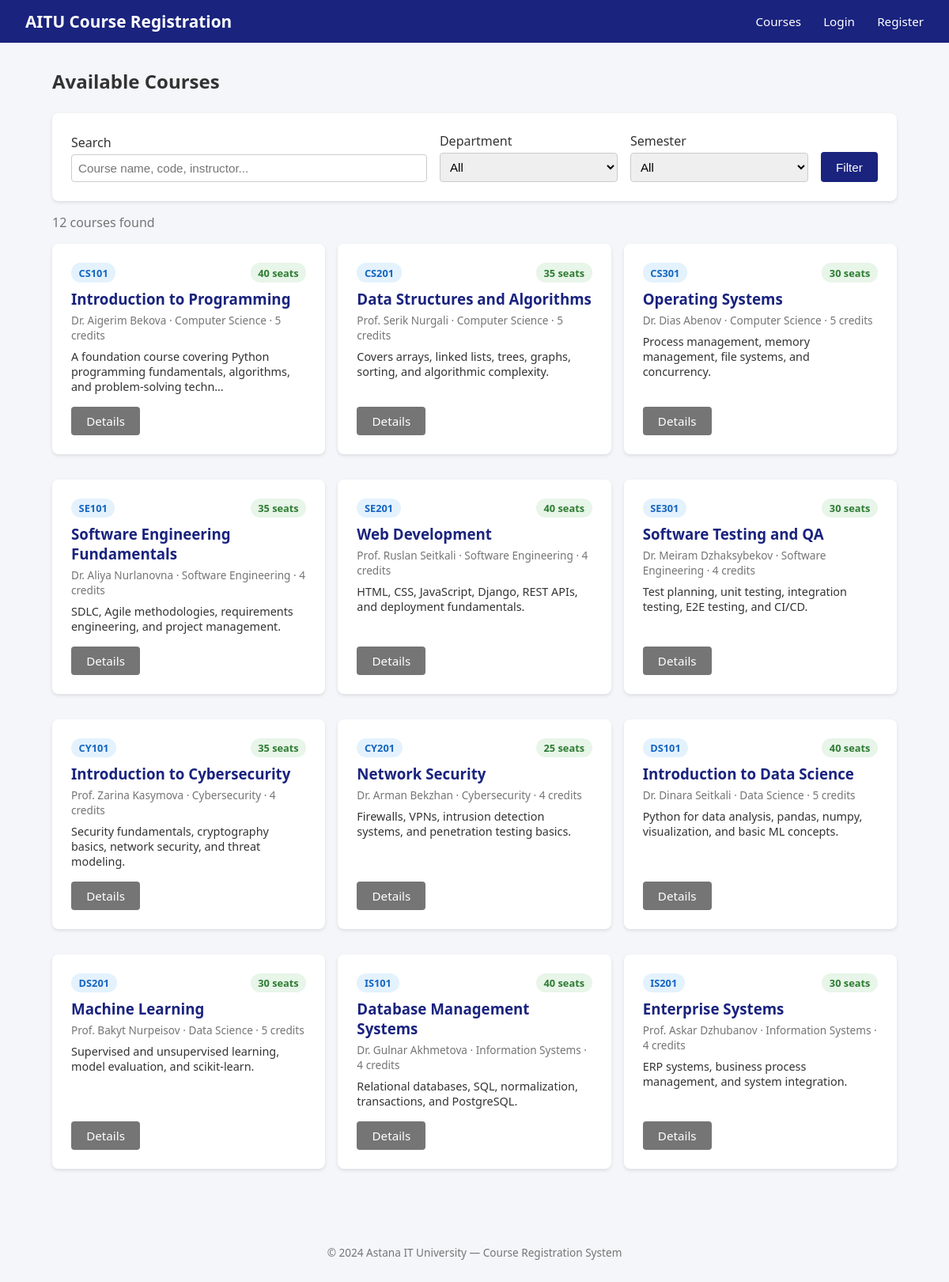
Page /courses/ on the committed database.
### courses/models.py (models this page shows, shortened)
class Course(models.Model):
    SEMESTER_CHOICES = [
        ('Fall', 'Fall'),
        ('Spring', 'Spring'),
        ('Summer', 'Summer'),
    ]
    title = models.CharField(max_length=200)
    code = models.CharField(max_length=20, unique=True)
    department = models.ForeignKey(Department, on_delete=models.CASCADE, related_name='courses')
    description = models.TextField()
    credits = models.PositiveSmallIntegerField()
    max_students = models.PositiveIntegerField(default=30)
    semester = models.CharField(max_length=10, choices=SEMESTER_CHOICES)
    year = models.PositiveIntegerField()
    instructor = models.CharField(max_length=100)
    is_active = models.BooleanField(default=True)
    created_at = models.DateTimeField(auto_now_add=True)
    @property
    def enrolled_count(self):
        return self.enrollments.filter(status='enrolled').count()
    @property
    def is_full(self):
        return self.enrolled_count >= self.max_students
    @property
    def available_seats(self):
        return max(0, self.max_students - self.enrolled_count)

class Department(models.Model):
    name = models.CharField(max_length=100)
    code = models.CharField(max_length=10, unique=True)

### courses/views.py (the view)
# urls.py: path('', views.course_list, name='course_list'),
def course_list(request):
    courses = Course.objects.filter(is_active=True).select_related('department')
    query = request.GET.get('q', '')
    department_id = request.GET.get('department', '')
    semester = request.GET.get('semester', '')
    if query:
        courses = courses.filter(
            Q(title__icontains=query) |
            Q(code__icontains=query) |
            Q(instructor__icontains=query)
        )
    if department_id:
        courses = courses.filter(department_id=department_id)
    if semester:
        courses = courses.filter(semester=semester)
    departments = Department.objects.all()
    enrolled_course_ids = set()
    if request.user.is_authenticated:
        enrolled_course_ids = set(
            Enrollment.objects.filter(
                student=request.user, status='enrolled'
            ).values_list('course_id', flat=True)
        )
    return render(request, 'courses/course_list.html', {
        'courses': courses,
        'departments': departments,
        'query': query,
        'selected_department': department_id,
        'selected_semester': semester,
        'enrolled_course_ids': enrolled_course_ids,
    })

### templates/courses/course_list.html (shortened to what this page needs)
{% extends "base.html" %}
{% block content %}
<h2 style="margin-bottom:1.5rem;">Available Courses</h2>
<div class="card">
    <form method="get" style="display:flex; gap:1rem; flex-wrap:wrap; align-items:flex-end;">
        <div class="form-group" style="margin:0; flex:2; min-width:200px;">
            <label>Search</label>
            <input type="text" name="q" value="{{ query }}" placeholder="Course name, code, instructor...">
        </div>
        <div class="form-group" style="margin:0; flex:1; min-width:150px;">
            <label>Department</label>
            <select name="department">
                <option value="">All</option>
            </select>
        </div>
        <div class="form-group" style="margin:0; flex:1; min-width:120px;">
            <label>Semester</label>
            <select name="semester">
                <option value="">All</option>
            </select>
        </div>
        <button type="submit" class="btn btn-primary" style="height:38px;">Filter</button>
    </form>
</div>
{% if courses %}
<p style="color:#757575; margin-bottom:1rem;">{{ courses.count }} course{{ courses.count|pluralize }} found</p>
<div style="display:grid; grid-template-columns: repeat(auto-fill, minmax(320px, 1fr)); gap:1rem;">
{% for course in courses %}
<div class="card" style="display:flex; flex-direction:column; justify-content:space-between;">
    <div>
        <div style="display:flex; justify-content:space-between; align-items:start; margin-bottom:0.5rem;">
            <span class="badge badge-blue">{{ course.code }}</span>
            {% if course.is_full %}
            <span class="badge badge-red">Full</span>
            {% else %}
            <span class="badge badge-green">{{ course.available_seats }} seats</span>
            {% endif %}
        </div>
        <h3 style="margin-bottom:0.3rem;"><a href="/courses/{{ course.pk }}/" style="text-decoration:none; color:#1a237e;">{{ course.title }}</a></h3>
        <p style="font-size:0.85rem; color:#757575; margin-bottom:0.5rem;">{{ course.instructor }} · {{ course.department.name }} · {{ course.credits }} credits</p>
        <p style="font-size:0.9rem;">{{ course.description|truncatechars:100 }}</p>
    </div>
    <div style="margin-top:1rem; display:flex; gap:0.5rem;">
        <a href="/courses/{{ course.pk }}/" class="btn btn-secondary">Details</a>
    </div>
</div>
{% endfor %}
</div>
{% else %}
<div class="card" style="text-align:center; color:#757575;">
    <p>No courses found matching your criteria.</p>
</div>
{% endif %}
{% endblock %}

### templates/base.html (shortened to what this page needs)
<!DOCTYPE html>
<html lang="en">
<head>
</head>
<body>
<nav>
    <a href="/" class="brand">AITU Course Registration</a>
    <div class="nav-links">
        <a href="/courses/">Courses</a>
        {% if user.is_authenticated %}
            <a href="/courses/my/">My Courses</a>
            <a href="/users/profile/">{{ user.get_full_name|default:user.username }}</a>
            <a href="/users/logout/" onclick="event.preventDefault(); document.getElementById('logout-form').submit();">Logout</a>
            <form id="logout-form" action="/users/logout/" method="POST" style="display:none;">{% csrf_token %}</form>
        {% else %}
            <a href="/users/login/">Login</a>
            <a href="/users/register/">Register</a>
        {% endif %}
    </div>
</nav>
<div class="container">
    {% block content %}{% endblock %}
</div>
<footer>
    &copy; 2024 Astana IT University — Course Registration System
</footer>
</body>
</html>

### templates/base.html (style rules this page uses)
* { box-sizing: border-box; margin: 0; padding: 0; }
body { font-family: 'Segoe UI', sans-serif; background: #f4f6f9; color: #333; }
nav { background: #1a237e; color: white; padding: 0.8rem 2rem; display: flex; justify-content: space-between; align-items: center; }
nav .brand { font-size: 1.3rem; font-weight: bold; text-decoration: none; color: white; }
nav .nav-links a { color: white; text-decoration: none; margin-left: 1.5rem; font-size: 0.95rem; }
.container { max-width: 1100px; margin: 2rem auto; padding: 0 1rem; }
.btn { display: inline-block; padding: 0.5rem 1.2rem; border-radius: 4px; text-decoration: none; cursor: pointer; border: none; font-size: 0.95rem; }
.btn-primary { background: #1a237e; color: white; }
.btn-secondary { background: #757575; color: white; }
.card { background: white; border-radius: 8px; box-shadow: 0 2px 4px rgba(0,0,0,0.1); padding: 1.5rem; margin-bottom: 1rem; }
.form-group { margin-bottom: 1rem; }
.form-group label { display: block; margin-bottom: 0.3rem; font-weight: 500; }
.form-group input, .form-group select, .form-group textarea { width: 100%; padding: 0.5rem; border: 1px solid #ccc; border-radius: 4px; font-size: 0.95rem; }
.badge { display: inline-block; padding: 0.2rem 0.6rem; border-radius: 12px; font-size: 0.8rem; font-weight: 600; }
.badge-green { background: #e8f5e9; color: #2e7d32; }
.badge-blue { background: #e3f2fd; color: #1565c0; }
footer { text-align: center; padding: 2rem; color: #757575; font-size: 0.85rem; margin-top: 3rem; }

### rows in the picture
Course: code "CS101", available_seats "40", title "Introduction to Programming", instructor "Dr. Aigerim Bekova", department.name "Computer Science", credits "5", description "A foundation course covering Python programming fundamentals, algorithms, and problem-solving techn…"
Course: code "CS201", available_seats "35", title "Data Structures and Algorithms", instructor "Prof. Serik Nurgali", department.name "Computer Science", credits "5", description "Covers arrays, linked lists, trees, graphs, sorting, and algorithmic complexity."
Course: code "CS301", available_seats "30", title "Operating Systems", instructor "Dr. Dias Abenov", department.name "Computer Science", credits "5", description "Process management, memory management, file systems, and concurrency."
Course: code "SE101", available_seats "35", title "Software Engineering Fundamentals", instructor "Dr. Aliya Nurlanovna", department.name "Software Engineering", credits "4", description "SDLC, Agile methodologies, requirements engineering, and project management."
Course: code "SE201", available_seats "40", title "Web Development", instructor "Prof. Ruslan Seitkali", department.name "Software Engineering", credits "4", description "HTML, CSS, JavaScript, Django, REST APIs, and deployment fundamentals."
Course: code "SE301", available_seats "30", title "Software Testing and QA", instructor "Dr. Meiram Dzhaksybekov", department.name "Software Engineering", credits "4", description "Test planning, unit testing, integration testing, E2E testing, and CI/CD."
Course: code "CY101", available_seats "35", title "Introduction to Cybersecurity", instructor "Prof. Zarina Kasymova", department.name "Cybersecurity", credits "4", description "Security fundamentals, cryptography basics, network security, and threat modeling."
Course: code "CY201", available_seats "25", title "Network Security", instructor "Dr. Arman Bekzhan", department.name "Cybersecurity", credits "4", description "Firewalls, VPNs, intrusion detection systems, and penetration testing basics."
Course: code "DS101", available_seats "40", title "Introduction to Data Science", instructor "Dr. Dinara Seitkali", department.name "Data Science", credits "5", description "Python for data analysis, pandas, numpy, visualization, and basic ML concepts."
Course: code "DS201", available_seats "30", title "Machine Learning", instructor "Prof. Bakyt Nurpeisov", department.name "Data Science", credits "5", description "Supervised and unsupervised learning, model evaluation, and scikit-learn."
Course: code "IS101", available_seats "40", title "Database Management Systems", instructor "Dr. Gulnar Akhmetova", department.name "Information Systems", credits "4", description "Relational databases, SQL, normalization, transactions, and PostgreSQL."
Course: code "IS201", available_seats "30", title "Enterprise Systems", instructor "Prof. Askar Dzhubanov", department.name "Information Systems", credits "4", description "ERP systems, business process management, and system integration."

### other values in the picture
{{ courses.count }} "12"
